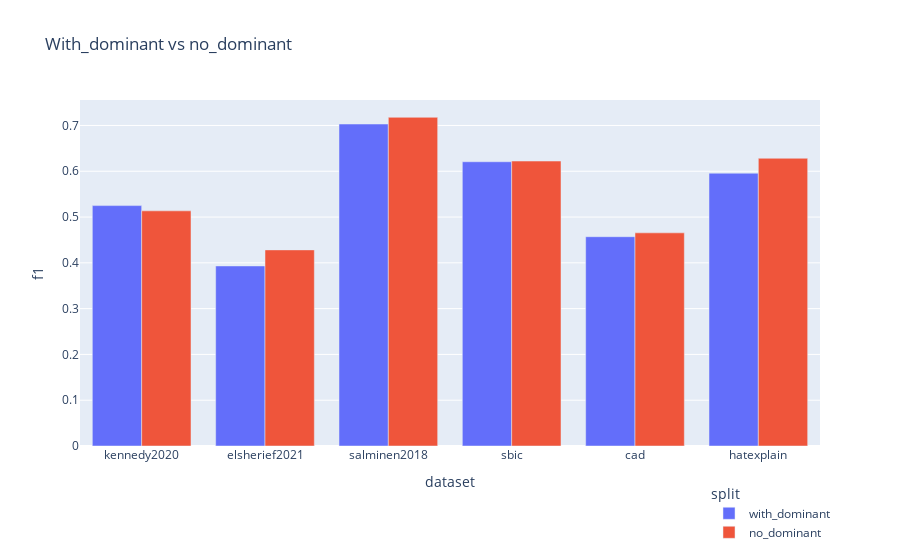
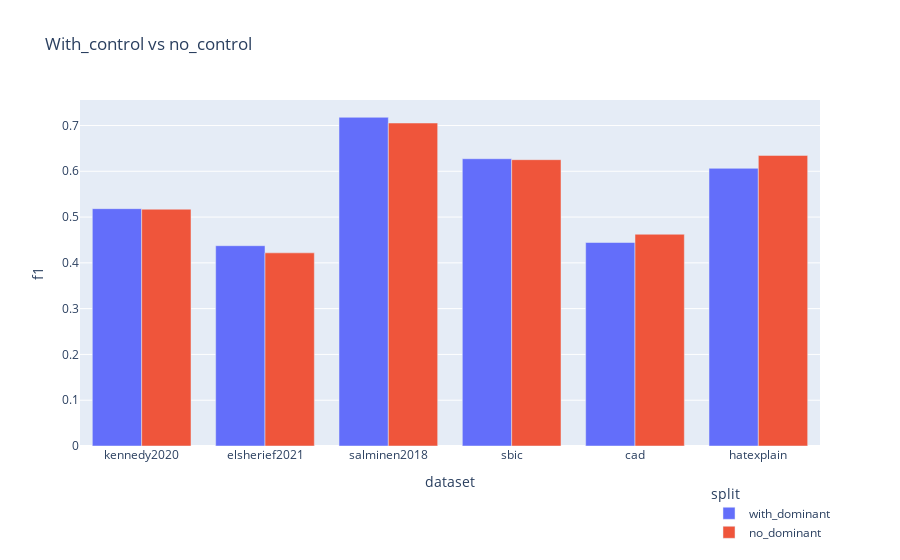

The code cell stored with these charts, in order, in its notebook:
### Markdown cell above
# Visualize scores

### Code cell
import pandas as pd
import plotly.express as px

titles = {'hegsplits': 'With_dominant vs no_dominant',
          'controlsplits': 'With_control vs no_control'}
for splits in ['hegsplits', 'controlsplits']:
    
    # Load scores
    f1s = pd.read_csv(f'/storage2/mamille3/hegemonic_hate/tmp/{splits}_5x2cv_f1.csv')
    f1s = f1s.replace('with_special', 'with_dominant').replace('no_special', 'no_dominant')
    f1s

    fig = px.bar(f1s, x='dataset', y='f1', color='split', barmode='group', title=titles[splits])
    fig.update_layout(legend=dict(
        yanchor='top',
        y=-0.1,
        xanchor='left',
        x=0.85
    ))
    fig.show()

### Figure 1 — Plotly figure (JSON) as saved in the notebook; plotly's stock layout.template omitted (floating-point values rounded to 4 significant figures)
{"data": [{"alignmentgroup": "True", "hovertemplate": "split=with_dominant<br>dataset=%{x}<br>f1=%{y}<extra></extra>", "legendgroup": "with_dominant", "marker": {"color": "#636efa", "pattern": {"shape": ""}}, "name": "with_dominant", "offsetgroup": "with_dominant", "orientation": "v", "showlegend": true, "textposition": "auto", "type": "bar", "x": ["kennedy2020", "elsherief2021", "salminen2018", "sbic", "cad", "hatexplain"], "xaxis": "x", "y": [0.525, 0.3932, 0.7032, 0.6208, 0.4571, 0.5957], "yaxis": "y"}, {"alignmentgroup": "True", "hovertemplate": "split=no_dominant<br>dataset=%{x}<br>f1=%{y}<extra></extra>", "legendgroup": "no_dominant", "marker": {"color": "#EF553B", "pattern": {"shape": ""}}, "name": "no_dominant", "offsetgroup": "no_dominant", "orientation": "v", "showlegend": true, "textposition": "auto", "type": "bar", "x": ["kennedy2020", "elsherief2021", "salminen2018", "sbic", "cad", "hatexplain"], "xaxis": "x", "y": [0.5136, 0.4283, 0.7179, 0.6223, 0.4655, 0.6284], "yaxis": "y"}], "layout": {"autosize": true, "barmode": "group", "legend": {"title": {"text": "split"}, "tracegroupgap": 0, "x": 0.85, "xanchor": "left", "y": -0.1, "yanchor": "top"}, "title": {"text": "With_dominant vs no_dominant"}, "xaxis": {"anchor": "y", "autorange": true, "domain": [0, 1], "range": [-0.5, 5.5], "title": {"text": "dataset"}, "type": "category"}, "yaxis": {"anchor": "x", "autorange": true, "domain": [0, 1], "range": [0, 0.7556], "title": {"text": "f1"}, "type": "linear"}}}

### Figure 2 — Plotly figure (JSON) as saved in the notebook; plotly's stock layout.template omitted (floating-point values rounded to 4 significant figures)
{"data": [{"alignmentgroup": "True", "hovertemplate": "split=with_dominant<br>dataset=%{x}<br>f1=%{y}<extra></extra>", "legendgroup": "with_dominant", "marker": {"color": "#636efa", "pattern": {"shape": ""}}, "name": "with_dominant", "offsetgroup": "with_dominant", "orientation": "v", "showlegend": true, "textposition": "auto", "type": "bar", "x": ["kennedy2020", "elsherief2021", "salminen2018", "sbic", "cad", "hatexplain"], "xaxis": "x", "y": [0.5184, 0.4375, 0.7179, 0.6274, 0.4444, 0.6064], "yaxis": "y"}, {"alignmentgroup": "True", "hovertemplate": "split=no_dominant<br>dataset=%{x}<br>f1=%{y}<extra></extra>", "legendgroup": "no_dominant", "marker": {"color": "#EF553B", "pattern": {"shape": ""}}, "name": "no_dominant", "offsetgroup": "no_dominant", "orientation": "v", "showlegend": true, "textposition": "auto", "type": "bar", "x": ["kennedy2020", "elsherief2021", "salminen2018", "sbic", "cad", "hatexplain"], "xaxis": "x", "y": [0.5172, 0.4218, 0.7054, 0.6253, 0.4625, 0.6346], "yaxis": "y"}], "layout": {"autosize": true, "barmode": "group", "legend": {"title": {"text": "split"}, "tracegroupgap": 0, "x": 0.85, "xanchor": "left", "y": -0.1, "yanchor": "top"}, "title": {"text": "With_control vs no_control"}, "xaxis": {"anchor": "y", "autorange": true, "domain": [0, 1], "range": [-0.5, 5.5], "title": {"text": "dataset"}, "type": "category"}, "yaxis": {"anchor": "x", "autorange": true, "domain": [0, 1], "range": [0, 0.7557], "title": {"text": "f1"}, "type": "linear"}}}
